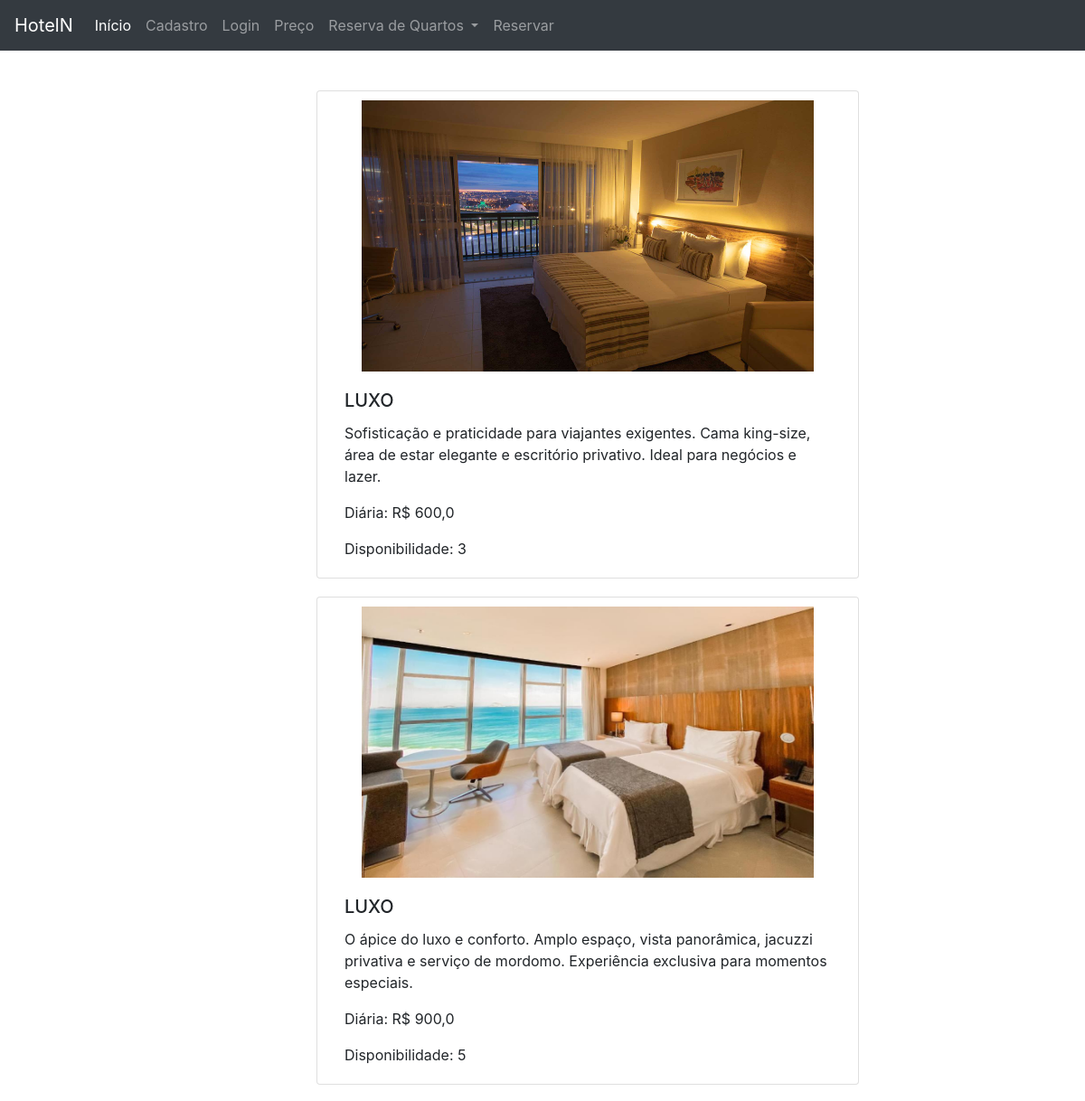
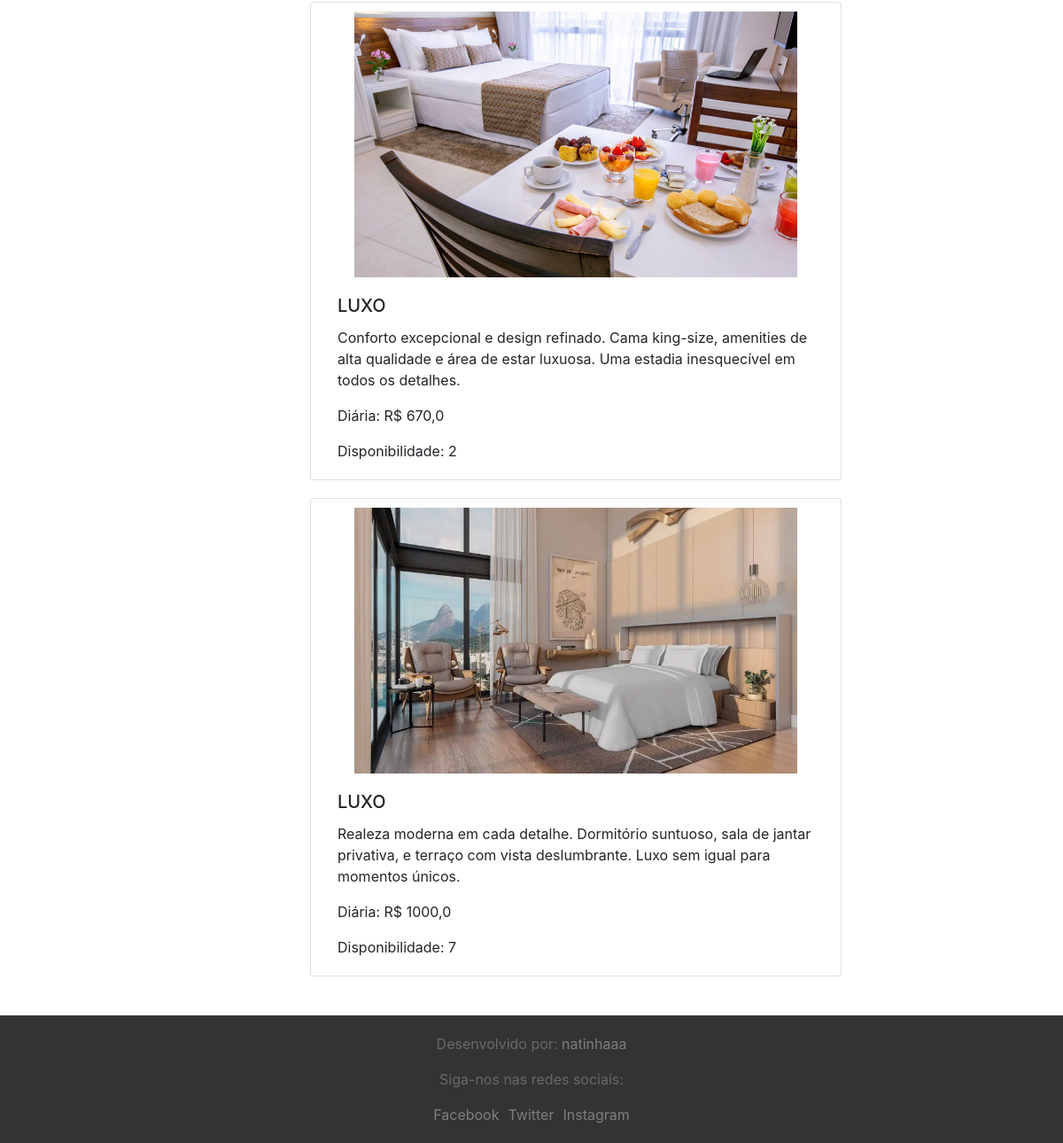
/luxo, run on the app's committed database (2 pictures, top to bottom).
### hotel/models.py (models this page shows, shortened)
class quarto(models.Model):
    tipo = models.CharField(max_length=15, choices=TIPOS_QUARTOS)
    disponibilidade= models.IntegerField()
    valor = models.FloatField(max_length=4)
    descricao = models.TextField(max_length=230)
    foto_quarto = models.ImageField(upload_to="Foto_Quarto/")

### hotel/views.py (the view)
# urls.py: path('luxo', views.quartos_luxo, name='luxo'),
def quartos_luxo(request):
    context = {}
    dados_quarto = quarto.objects.all()
    context['dados_quarto'] = dados_quarto
    return render(request, 'luxo.html', context)

### hotel/templates/luxo.html (shortened to what this page needs)
{% extends 'index.html' %}
{% load static %}
{% block body %}
<div class="container mt-4">
    <div class="row justify-content-center">
        <div class="col-md-6 mb-4" style="text-decoration: none; color: inherit;">
            <div class="card" style="height: 540px; width: 600px; margin: 20px; padding: 10px">
                <div style="display: flex; justify-content: center;">
                    <a href="#">
                        <img src="{{ dados_quarto.3.foto_quarto.url }}" style="width: 500px; height: 300px; " alt="foto_quarto">
                    </a>
                </div>
                <div class="card-body">
                    <a href="#" style="color: inherit; text-decoration-line: none;">
                        <h5 class="card-title">{{ dados_quarto.3.tipo }}</h5>
                        <p class="card-text">{{ dados_quarto.3.descricao }}</p>
                        <p class="card-text">Diária: R$ {{ dados_quarto.3.valor }}</p>
                        <p class="card-text">Disponibilidade: {{ dados_quarto.3.disponibilidade }}</p>
                    </a>
                </div>
            </div>
            <div class="card" style="height: 540px; width: 600px; margin: 20px; padding: 10px">
                <div style="display: flex; justify-content: center;">
                    <a href="#">
                        <img src="{{ dados_quarto.13.foto_quarto.url }}" style="width: 500px; height: 300px; " alt="foto_quarto">
                    </a>
                </div>
                <div class="card-body">
                    <a href="#" style="color: inherit; text-decoration-line: none;">
                        <h5 class="card-title">{{ dados_quarto.13.tipo }}</h5>
                        <p class="card-text">{{ dados_quarto.13.descricao }}</p>
                        <p class="card-text">Diária: R$ {{ dados_quarto.13.valor }}</p>
                        <p class="card-text">Disponibilidade: {{ dados_quarto.13.disponibilidade }}</p>
                    </a>
                </div>
            </div>
            <div class="card" style="height: 540px; width: 600px; margin: 20px; padding: 10px">
                <div style="display: flex; justify-content: center;">
                    <a href="#">
                        <img src="{{ dados_quarto.14.foto_quarto.url }}" style="width: 500px; height: 300px; " alt="foto_quarto">
                    </a>
                </div>
                <div class="card-body">
                    <a href="#" style="color: inherit; text-decoration-line: none;">
                        <h5 class="card-title">{{ dados_quarto.14.tipo }}</h5>
                        <p class="card-text">{{ dados_quarto.14.descricao }}</p>
                        <p class="card-text">Diária: R$ {{ dados_quarto.14.valor }}</p>
                        <p class="card-text">Disponibilidade: {{ dados_quarto.14.disponibilidade }}</p>
                    </a>
                </div>
            </div>
            <div class="card" style="height: 540px; width: 600px; margin: 20px; padding: 10px">
                <div style="display: flex; justify-content: center;">
                    <a href="#">
                        <img src="{{ dados_quarto.15.foto_quarto.url }}" style="width: 500px; height: 300px; " alt="foto_quarto">
                    </a>
                </div>
                <div class="card-body">
                    <a href="#" style="color: inherit; text-decoration-line: none;">
                        <h5 class="card-title">{{ dados_quarto.15.tipo }}</h5>
                        <p class="card-text">{{ dados_quarto.15.descricao }}</p>
                        <p class="card-text">Diária: R$ {{ dados_quarto.15.valor }}</p>
                        <p class="card-text">Disponibilidade: {{ dados_quarto.15.disponibilidade }}</p>
                    </a>
                </div>
            </div>
        </div>
    </div>
</div>
{% endblock %}

### templates/footer.html (style rules this page uses)
body { display: flex; flex-direction: column; min-height: 100vh; }

### data on the page
quarto: foto_quarto (picture), tipo "LUXO", descricao "Sofisticação e praticidade para viajantes exigentes. Cama king-size, área de estar elegante e escritório privativo. Ideal para negócios e lazer.", valor "600,0", disponibilidade "3"
quarto: foto_quarto (picture), tipo "LUXO", descricao "O ápice do luxo e conforto. Amplo espaço, vista panorâmica, jacuzzi privativa e serviço de mordomo. Experiência exclusiva para momentos especiais.", valor "900,0", disponibilidade "5"
quarto: foto_quarto (picture), tipo "LUXO", descricao "Conforto excepcional e design refinado. Cama king-size, amenities de alta qualidade e área de estar luxuosa. Uma estadia inesquecível em todos os detalhes.", valor "670,0", disponibilidade "2"
quarto: foto_quarto (picture), tipo "LUXO", descricao "Realeza moderna em cada detalhe. Dormitório suntuoso, sala de jantar privativa, e terraço com vista deslumbrante. Luxo sem igual para momentos únicos.", valor "1000,0", disponibilidade "7"
